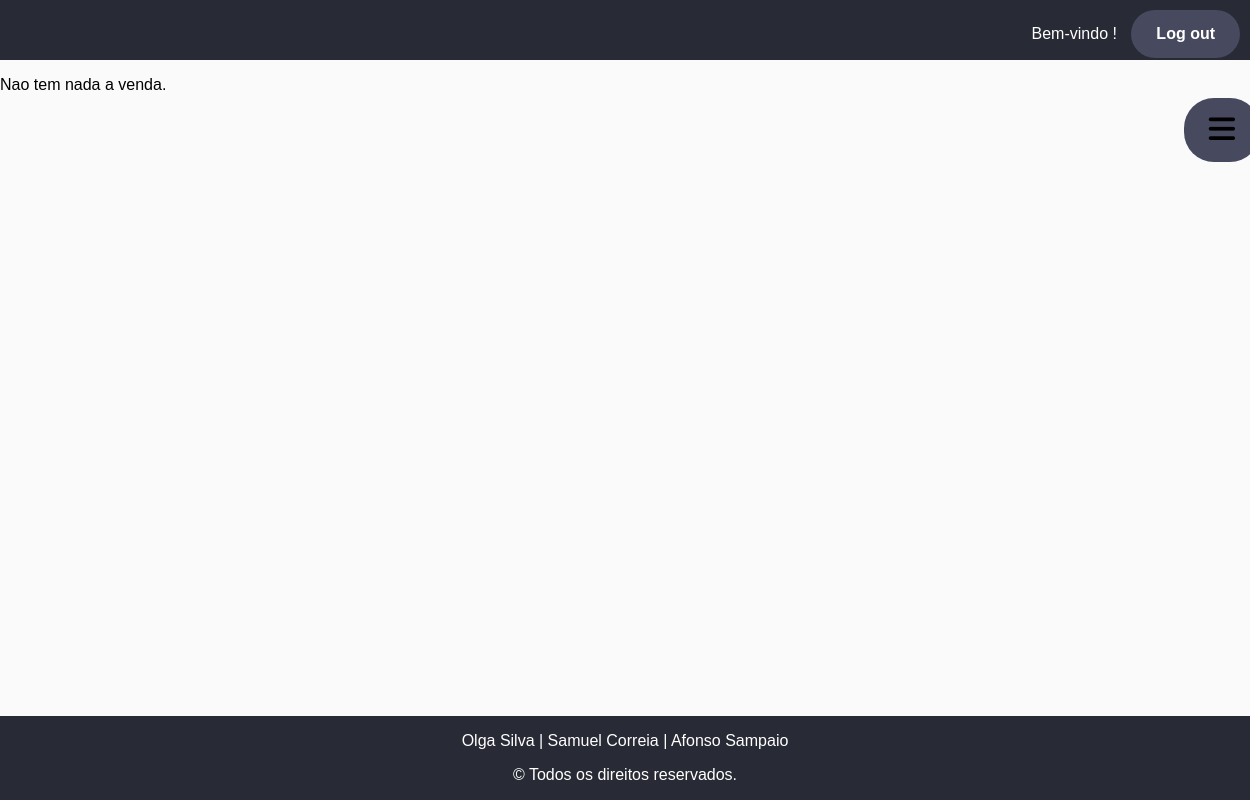
Page /ibuy/meusprodutos (signed in) on the earlier database version.
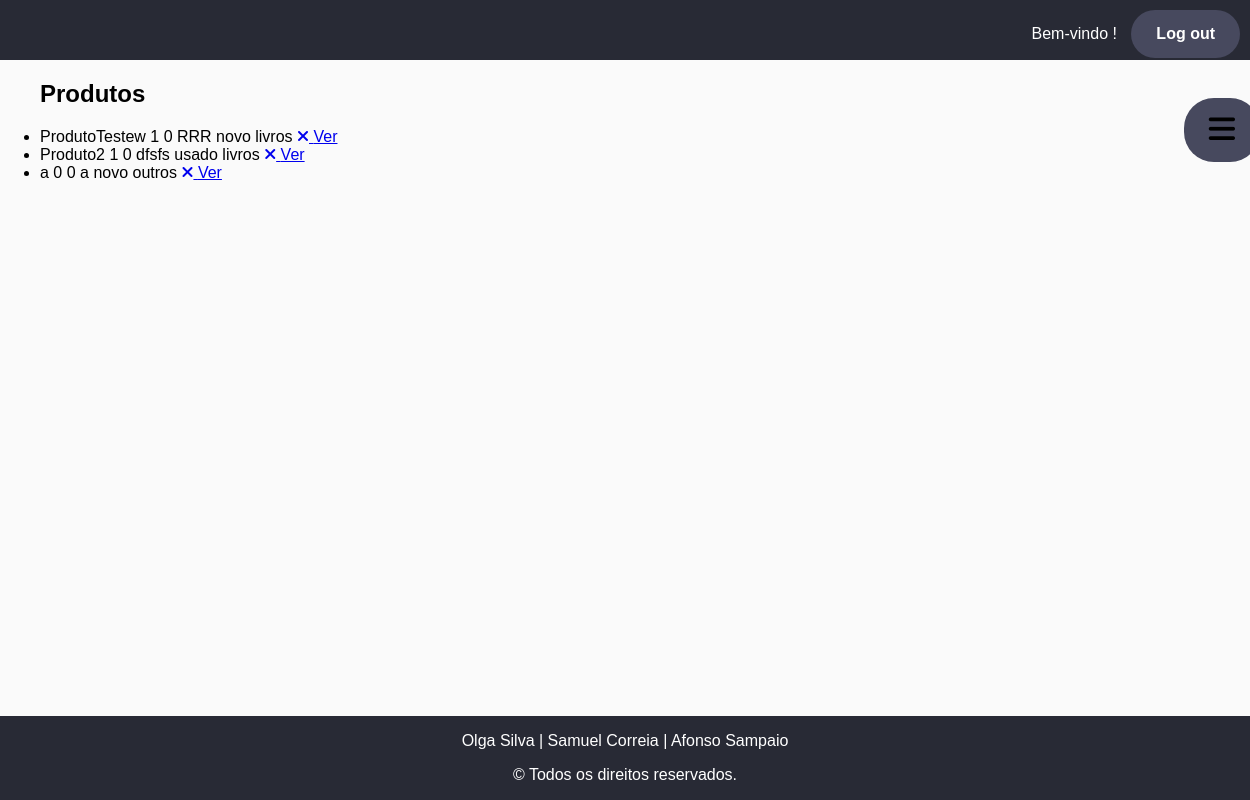
Same page on the later database version.
### ibuy/models.py (models this page shows)
class Produto(models.Model):
    user = models.ForeignKey(User, on_delete=models.CASCADE, default="")
    nome = models.CharField(max_length=100)
    categoria = models.OneToOneField(Categoria, on_delete=models.CASCADE, default="")
    quantidade = models.IntegerField(default=0)
    descricao = models.TextField()  # mudar
    preco = models.IntegerField(default=0)
    NOVO = 'novo'
    USADO = 'usado'
    OPCOES_CONDICAO = (
        (NOVO, 'Novo'),
        (USADO, 'Usado'),
    )
    condicao = models.CharField(choices=OPCOES_CONDICAO, default=NOVO, max_length=100)

class Categoria(models.Model):
    ROUPA = 'roupa'
    LIVROS = 'livros'
    ESCRITA = 'escrita'  # nao sei se posso escrver mais
    SEBENTAS = 'sebentas'
    CASA = 'casa'
    OUTROS = 'outros'
    OPCOES_CATEGORIA = (
        (ROUPA, 'Roupa'),
        (LIVROS, 'Livros e Cadernos'),
        (ESCRITA, 'Material de Escrita'),
        (SEBENTAS, 'Apontamentos e Sebentas'),
        (CASA, 'Casa'),
        (OUTROS, 'Outros'),
    )
    tipo = models.CharField(choices=OPCOES_CATEGORIA, default=OUTROS, max_length=100 )  # definir o default

### ibuy/views.py (the view)
# urls.py: path('meusprodutos', views.meusprodutos, name='meusprodutos'),
@login_required(login_url=reverse_lazy('ibuy:loginuser'))
def meusprodutos(request):
    lista_produtos = Produto.objects.filter(user_id=request.user.id)
    context = {'lista_produtos': lista_produtos}
    return render(request, 'ibuy/meusprodutos.html', context)

### ibuy/templates/ibuy/meusprodutos.html (shortened to what this page needs)
{% extends "ibuy/index.html" %}
{% load static %}
{% block content %}
<body>
    <p>
      {% if lista_produtos %}
    <ul>
        <h2>Produtos</h2>
        {% for produto in lista_produtos %}
        <li>
            {{ produto.nome }}
            {{ produto.quantidade }}
            {{ produto.preco }}
            {{ produto.descricao }}
            {{ produto.condicao }}
            {{ produto.categoria.tipo }}
            <a href="{% url 'ibuy:apagarproduto' produto.id %}">
                <i class="fa fa-times" aria-hidden="true"></i>
            </a>
            <a href="{% url 'ibuy:produto' produto.id %}">
                Ver
            </a>
        </li>
        {% endfor %}
    </ul>
    {% else %}
    <p>Nao tem nada a venda.</p>
    {% endif %}
</body>
{% endblock %}

Differences in the rows shown:
added Produto: nome "ProdutoTestew", quantidade "1", preco "0", descricao "RRR", condicao "novo", categoria.tipo "livros"
added Produto: nome "Produto2", quantidade "1", preco "0", descricao "dfsfs", condicao "usado", categoria.tipo "livros"
added Produto: nome "a", quantidade "0", preco "0", descricao "a", condicao "novo", categoria.tipo "outros"
Other differences:
text no longer shown: "Nao tem nada a venda."
text now shown: "Produtos"
